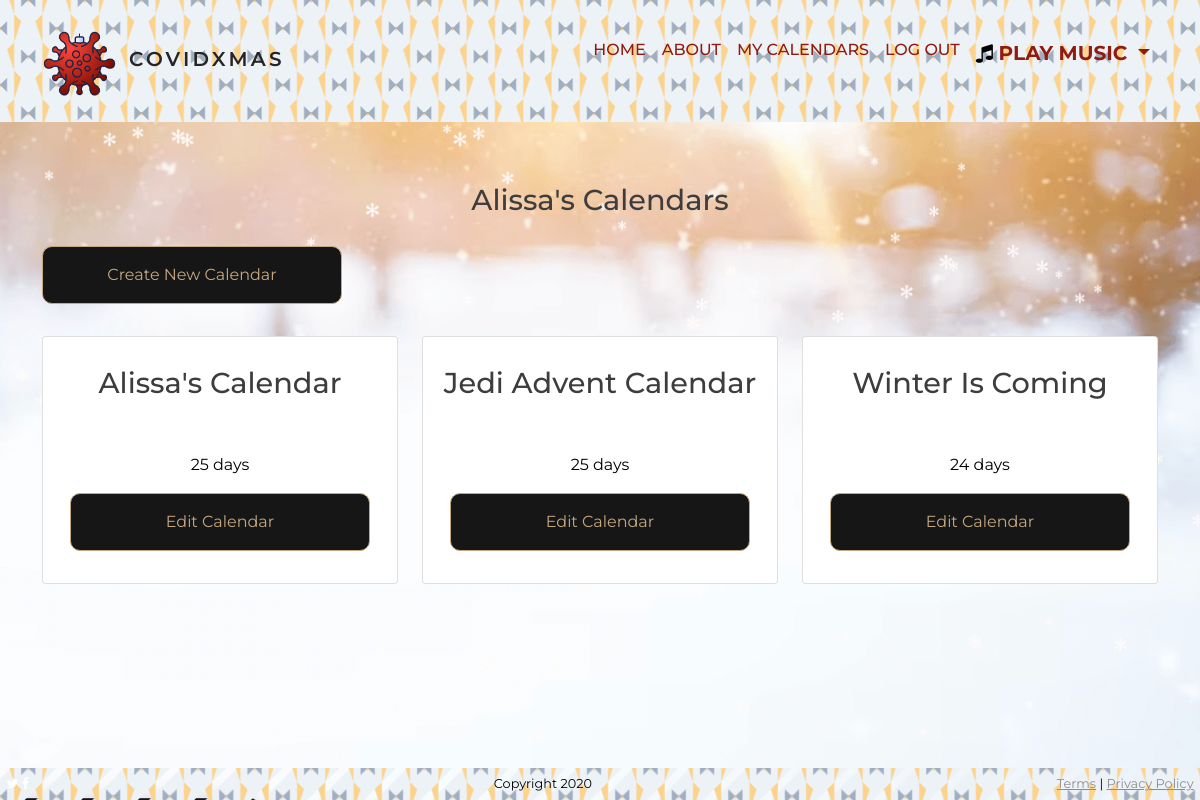
Screenshot of /dates/view_calendars/ (signed in) with the database file from the repository.
### dates/models.py (models this page shows, shortened)
class Calendar(models.Model):
    user = models.ForeignKey(User, related_name='calendars', on_delete=models.CASCADE)
    unique_id = models.UUIDField(default=uuid.uuid4, max_length=100, unique=True, primary_key=True)
    name = models.CharField(max_length=254)
    days = models.IntegerField(default=0, choices=[(24, 24 ), (25, 25)])

### dates/views.py (the view)
# urls.py: path('view_calendars/', view_calendars, name='view_calendars'),
def view_calendars(request):
    calendars = Calendar.objects.filter(user=request.user)
    return render(request, 'view_calendars.html', {'calendars': calendars})

### dates/templates/view_calendars.html (shortened to what this page needs)
{% extends 'base_template.html' %}
{% block content %}
<section class="calendar">
	<div class="container">
		<div class="row">
			<div class="col-12 mt-3 pt-3">
				<h1 class="text-center">{{ user|title }}'s Calendars</h1>
			</div>
		</div>
        <div class="row">
            <div class="col">
                <a role="button" class="btn btn-primary" href="{% url 'create_calendar' %}">Create New Calendar</a>
            </div>
		</div>
		<div class="row">
			{% if user.calendars %}
			{% for calendar in calendars %}
			<div class="col-xs-8 col-md-4 my-3">
				<div class="card">
					<div class="card-title">
						<h1>{{ calendar.name }}</h1>
					</div>
					<div class="card-body">
						<div class="row text-center">
							<p>{{ calendar.days }} days</p>
						</div>
						<div class="row justify-content-center">
                            <a class="btn" href="{% url 'edit_calendar' calendar_id=calendar.unique_id %}">Edit Calendar</a>
						</div>
					</div>
				</div>
			</div>
			{% endfor %}
			{% endif %}
		</div>
	</div>
</section>
{% endblock %}

### assets/css/_variables.css (style rules this page uses)
:root { --background-colour: #8e8989; --menu-colour: #3e3d3d; --primary-colour: #901B11; --primary-colour-hover: #052e12; --nav-colour: #262525; --background-dark: rgba(0, 0, 0, 0.5); }

### assets/css/_base.css (style rules this page uses)
* { color: black; font-family: 'Montserrat', sans-serif; margin: 0; padding: 0; box-sizing: border-box; }
body { background: url(../images/flakes3.png); background-size: cover; background-repeat: no-repeat; background-position: center; min-height: 100vh; width: 100%; position: relative; }

### assets/css/_typography.css (style rules this page uses)
h1, h2, h3, h4 { font-family: 'Risque', cursive; }
h1 { font-size: 1.8em; margin-top: 1em; margin-bottom: 1em; color: var(--menu-colour); }

### assets/css/_flakes.css (style rules this page uses)
.btn { background-color: #161616; border-radius: 10px; color: #c5a880; border: 1px solid #c5a880; padding: 16px; width: 300px; margin-bottom: 16px; line-height: 1.5; cursor: pointer; }

### assets/css/_viewcalendar.css (style rules this page uses)
h1 { font-family: 'Montserrat', sans-serif; }
.card-title { text-align: center; }
.card-body { text-align: center; }

### rows the page displays
Calendar: name "Alissa's Calendar", days "25"
Calendar: name "Jedi Advent Calendar", days "25"
Calendar: name "Winter Is Coming", days "24"

### other values shown
{{ user|title }} "Alissa"
